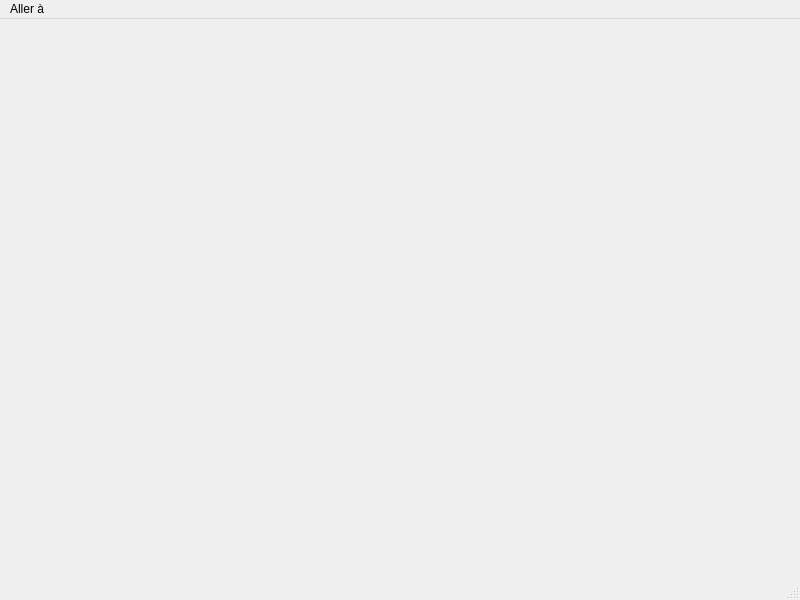
<?xml version="1.0" encoding="UTF-8"?>
<ui version="4.0">
 <class>MainWindow</class>
 <widget class="QMainWindow" name="MainWindow">
  <property name="geometry">
   <rect>
    <x>0</x>
    <y>0</y>
    <width>800</width>
    <height>600</height>
   </rect>
  </property>
  <property name="windowTitle">
   <string>MainWindow</string>
  </property>
  <widget class="QWidget" name="centralwidget"/>
  <widget class="QMenuBar" name="menubar">
   <property name="geometry">
    <rect>
     <x>0</x>
     <y>0</y>
     <width>800</width>
     <height>21</height>
    </rect>
   </property>
   <widget class="QMenu" name="menuSimulation">
    <property name="title">
     <string>Aller à</string>
    </property>
    <widget class="QMenu" name="menuMod_les">
     <property name="title">
      <string>Modèles</string>
     </property>
     <addaction name="actionGoToCreateTemplate"/>
     <addaction name="actionGoToLoadTemplate"/>
    </widget>
    <addaction name="actionGoToMainMenu"/>
    <addaction name="menuMod_les"/>
    <addaction name="actionGoToSimulation"/>
   </widget>
   <addaction name="menuSimulation"/>
  </widget>
  <widget class="QStatusBar" name="statusbar"/>
  <action name="actionGoToMainMenu">
   <property name="text">
    <string>Menu principal</string>
   </property>
  </action>
  <action name="actionGoToSimulation">
   <property name="text">
    <string>Simulation</string>
   </property>
  </action>
  <action name="actionGoToCreateTemplate">
   <property name="text">
    <string>Créer un modèle</string>
   </property>
  </action>
  <action name="actionGoToLoadTemplate">
   <property name="text">
    <string>Charger un modèle</string>
   </property>
  </action>
 </widget>
 <resources/>
 <connections/>
</ui>
